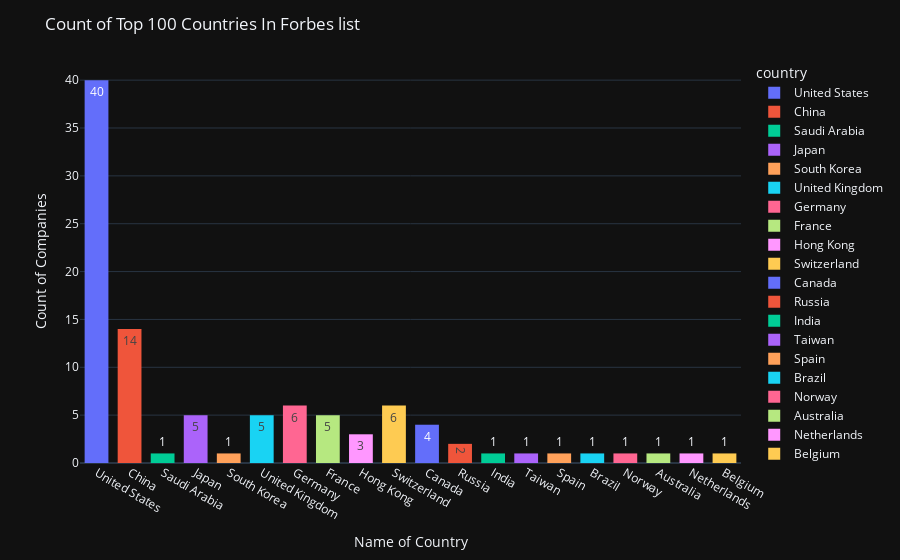

The cell this chart's notebook holds for it:
### Code cell
# Histogram of top100 companies
fig = px.histogram(T1, x="country",template='plotly_dark',text_auto=True,color="country")
fig.update_layout(
    title_text='Count of Top 100 Countries In Forbes list', 
    xaxis_title_text='Name of Country',
    yaxis_title_text='Count of Companies',
    bargap=0.2,
    bargroupgap=0.1 
)
fig.show()

### Figure 1 — Plotly figure (JSON) as saved in the notebook; plotly's stock layout.template omitted (floating-point values rounded to 4 significant figures)
{"data": [{"alignmentgroup": "True", "bingroup": "x", "hovertemplate": "country=%{x}<br>count=%{y}<extra></extra>", "legendgroup": "United States", "marker": {"color": "#636efa", "pattern": {"shape": ""}}, "name": "United States", "offsetgroup": "United States", "orientation": "v", "showlegend": true, "texttemplate": "%{value}", "type": "histogram", "x": ["United States", "United States", "United States", "United States", "United States", "United States", "United States", "United States", "United States", "United States", "United States", "United States", "United States", "United States", "United States", "United States", "United States", "United States", "United States", "United States", "United States", "United States", "United States", "United States", "United States", "United States", "United States", "United States", "United States", "United States", "United States", "United States", "United States", "United States", "United States", "United States", "United States", "United States", "United States", "United States"], "xaxis": "x", "yaxis": "y"}, {"alignmentgroup": "True", "bingroup": "x", "hovertemplate": "country=%{x}<br>count=%{y}<extra></extra>", "legendgroup": "China", "marker": {"color": "#EF553B", "pattern": {"shape": ""}}, "name": "China", "offsetgroup": "China", "orientation": "v", "showlegend": true, "texttemplate": "%{value}", "type": "histogram", "x": ["China", "China", "China", "China", "China", "China", "China", "China", "China", "China", "China", "China", "China", "China"], "xaxis": "x", "yaxis": "y"}, {"alignmentgroup": "True", "bingroup": "x", "hovertemplate": "country=%{x}<br>count=%{y}<extra></extra>", "legendgroup": "Saudi Arabia", "marker": {"color": "#00cc96", "pattern": {"shape": ""}}, "name": "Saudi Arabia", "offsetgroup": "Saudi Arabia", "orientation": "v", "showlegend": true, "texttemplate": "%{value}", "type": "histogram", "x": ["Saudi Arabia"], "xaxis": "x", "yaxis": "y"}, {"alignmentgroup": "True", "bingroup": "x", "hovertemplate": "country=%{x}<br>count=%{y}<extra></extra>", "legendgroup": "Japan", "marker": {"color": "#ab63fa", "pattern": {"shape": ""}}, "name": "Japan", "offsetgroup": "Japan", "orientation": "v", "showlegend": true, "texttemplate": "%{value}", "type": "histogram", "x": ["Japan", "Japan", "Japan", "Japan", "Japan"], "xaxis": "x", "yaxis": "y"}, {"alignmentgroup": "True", "bingroup": "x", "hovertemplate": "country=%{x}<br>count=%{y}<extra></extra>", "legendgroup": "South Korea", "marker": {"color": "#FFA15A", "pattern": {"shape": ""}}, "name": "South Korea", "offsetgroup": "South Korea", "orientation": "v", "showlegend": true, "texttemplate": "%{value}", "type": "histogram", "x": ["South Korea"], "xaxis": "x", "yaxis": "y"}, {"alignmentgroup": "True", "bingroup": "x", "hovertemplate": "country=%{x}<br>count=%{y}<extra></extra>", "legendgroup": "United Kingdom", "marker": {"color": "#19d3f3", "pattern": {"shape": ""}}, "name": "United Kingdom", "offsetgroup": "United Kingdom", "orientation": "v", "showlegend": true, "texttemplate": "%{value}", "type": "histogram", "x": ["United Kingdom", "United Kingdom", "United Kingdom", "United Kingdom", "United Kingdom"], "xaxis": "x", "yaxis": "y"}, {"alignmentgroup": "True", "bingroup": "x", "hovertemplate": "country=%{x}<br>count=%{y}<extra></extra>", "legendgroup": "Germany", "marker": {"color": "#FF6692", "pattern": {"shape": ""}}, "name": "Germany", "offsetgroup": "Germany", "orientation": "v", "showlegend": true, "texttemplate": "%{value}", "type": "histogram", "x": ["Germany", "Germany", "Germany", "Germany", "Germany", "Germany"], "xaxis": "x", "yaxis": "y"}, {"alignmentgroup": "True", "bingroup": "x", "hovertemplate": "country=%{x}<br>count=%{y}<extra></extra>", "legendgroup": "France", "marker": {"color": "#B6E880", "pattern": {"shape": ""}}, "name": "France", "offsetgroup": "France", "orientation": "v", "showlegend": true, "texttemplate": "%{value}", "type": "histogram", "x": ["France", "France", "France", "France", "France"], "xaxis": "x", "yaxis": "y"}, {"alignmentgroup": "True", "bingroup": "x", "hovertemplate": "country=%{x}<br>count=%{y}<extra></extra>", "legendgroup": "Hong Kong", "marker": {"color": "#FF97FF", "pattern": {"shape": ""}}, "name": "Hong Kong", "offsetgroup": "Hong Kong", "orientation": "v", "showlegend": true, "texttemplate": "%{value}", "type": "histogram", "x": ["Hong Kong", "Hong Kong", "Hong Kong"], "xaxis": "x", "yaxis": "y"}, {"alignmentgroup": "True", "bingroup": "x", "hovertemplate": "country=%{x}<br>count=%{y}<extra></extra>", "legendgroup": "Switzerland", "marker": {"color": "#FECB52", "pattern": {"shape": ""}}, "name": "Switzerland", "offsetgroup": "Switzerland", "orientation": "v", "showlegend": true, "texttemplate": "%{value}", "type": "histogram", "x": ["Switzerland", "Switzerland", "Switzerland", "Switzerland", "Switzerland", "Switzerland"], "xaxis": "x", "yaxis": "y"}, {"alignmentgroup": "True", "bingroup": "x", "hovertemplate": "country=%{x}<br>count=%{y}<extra></extra>", "legendgroup": "Canada", "marker": {"color": "#636efa", "pattern": {"shape": ""}}, "name": "Canada", "offsetgroup": "Canada", "orientation": "v", "showlegend": true, "texttemplate": "%{value}", "type": "histogram", "x": ["Canada", "Canada", "Canada", "Canada"], "xaxis": "x", "yaxis": "y"}, {"alignmentgroup": "True", "bingroup": "x", "hovertemplate": "country=%{x}<br>count=%{y}<extra></extra>", "legendgroup": "Russia", "marker": {"color": "#EF553B", "pattern": {"shape": ""}}, "name": "Russia", "offsetgroup": "Russia", "orientation": "v", "showlegend": true, "texttemplate": "%{value}", "type": "histogram", "x": ["Russia", "Russia"], "xaxis": "x", "yaxis": "y"}, {"alignmentgroup": "True", "bingroup": "x", "hovertemplate": "country=%{x}<br>count=%{y}<extra></extra>", "legendgroup": "India", "marker": {"color": "#00cc96", "pattern": {"shape": ""}}, "name": "India", "offsetgroup": "India", "orientation": "v", "showlegend": true, "texttemplate": "%{value}", "type": "histogram", "x": ["India"], "xaxis": "x", "yaxis": "y"}, {"alignmentgroup": "True", "bingroup": "x", "hovertemplate": "country=%{x}<br>count=%{y}<extra></extra>", "legendgroup": "Taiwan", "marker": {"color": "#ab63fa", "pattern": {"shape": ""}}, "name": "Taiwan", "offsetgroup": "Taiwan", "orientation": "v", "showlegend": true, "texttemplate": "%{value}", "type": "histogram", "x": ["Taiwan"], "xaxis": "x", "yaxis": "y"}, {"alignmentgroup": "True", "bingroup": "x", "hovertemplate": "country=%{x}<br>count=%{y}<extra></extra>", "legendgroup": "Spain", "marker": {"color": "#FFA15A", "pattern": {"shape": ""}}, "name": "Spain", "offsetgroup": "Spain", "orientation": "v", "showlegend": true, "texttemplate": "%{value}", "type": "histogram", "x": ["Spain"], "xaxis": "x", "yaxis": "y"}, {"alignmentgroup": "True", "bingroup": "x", "hovertemplate": "country=%{x}<br>count=%{y}<extra></extra>", "legendgroup": "Brazil", "marker": {"color": "#19d3f3", "pattern": {"shape": ""}}, "name": "Brazil", "offsetgroup": "Brazil", "orientation": "v", "showlegend": true, "texttemplate": "%{value}", "type": "histogram", "x": ["Brazil"], "xaxis": "x", "yaxis": "y"}, {"alignmentgroup": "True", "bingroup": "x", "hovertemplate": "country=%{x}<br>count=%{y}<extra></extra>", "legendgroup": "Norway", "marker": {"color": "#FF6692", "pattern": {"shape": ""}}, "name": "Norway", "offsetgroup": "Norway", "orientation": "v", "showlegend": true, "texttemplate": "%{value}", "type": "histogram", "x": ["Norway"], "xaxis": "x", "yaxis": "y"}, {"alignmentgroup": "True", "bingroup": "x", "hovertemplate": "country=%{x}<br>count=%{y}<extra></extra>", "legendgroup": "Australia", "marker": {"color": "#B6E880", "pattern": {"shape": ""}}, "name": "Australia", "offsetgroup": "Australia", "orientation": "v", "showlegend": true, "texttemplate": "%{value}", "type": "histogram", "x": ["Australia"], "xaxis": "x", "yaxis": "y"}, {"alignmentgroup": "True", "bingroup": "x", "hovertemplate": "country=%{x}<br>count=%{y}<extra></extra>", "legendgroup": "Netherlands", "marker": {"color": "#FF97FF", "pattern": {"shape": ""}}, "name": "Netherlands", "offsetgroup": "Netherlands", "orientation": "v", "showlegend": true, "texttemplate": "%{value}", "type": "histogram", "x": ["Netherlands"], "xaxis": "x", "yaxis": "y"}, {"alignmentgroup": "True", "bingroup": "x", "hovertemplate": "country=%{x}<br>count=%{y}<extra></extra>", "legendgroup": "Belgium", "marker": {"color": "#FECB52", "pattern": {"shape": ""}}, "name": "Belgium", "offsetgroup": "Belgium", "orientation": "v", "showlegend": true, "texttemplate": "%{value}", "type": "histogram", "x": ["Belgium"], "xaxis": "x", "yaxis": "y"}], "layout": {"bargap": 0.2, "bargroupgap": 0.1, "barmode": "relative", "legend": {"title": {"text": "country"}, "tracegroupgap": 0}, "margin": {"t": 60}, "title": {"text": "Count of Top 100 Countries In Forbes list"}, "xaxis": {"anchor": "y", "categoryarray": ["United States", "China", "Saudi Arabia", "Japan", "South Korea", "United Kingdom", "Germany", "France", "Hong Kong", "Switzerland", "Canada", "Russia", "India", "Taiwan", "Spain", "Brazil", "Norway", "Australia", "Netherlands", "Belgium"], "categoryorder": "array", "domain": [0, 1], "title": {"text": "Name of Country"}}, "yaxis": {"anchor": "x", "domain": [0, 1], "title": {"text": "Count of Companies"}}}}
